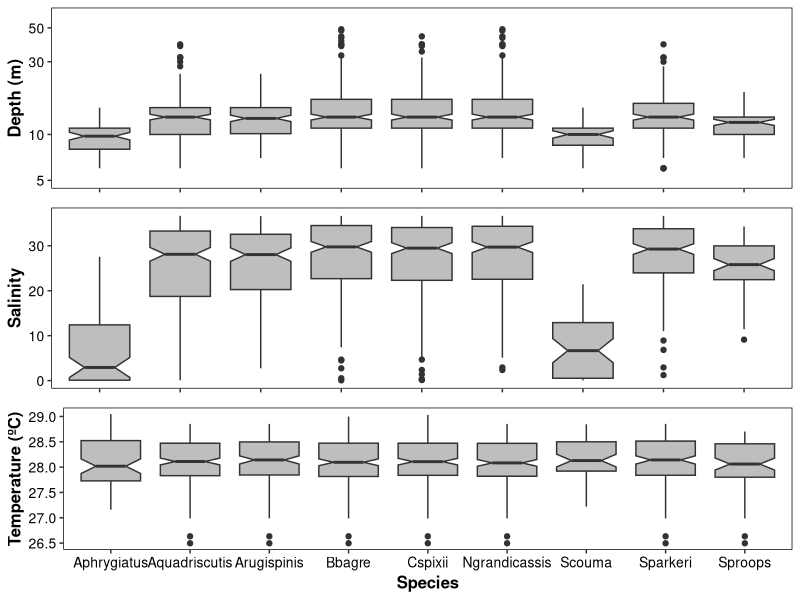

The R source for this figure: (Note: this script raises an error after producing the figure.)
# Loading packages #
library(ggplot2)
library(gridExtra)
library(reshape)
library(vegan)

# Importing the dataset #
trawlings<-read.table("data/trawling data.txt",header=T)

# Renaming species for further plotting #
levels(trawlings$species)[1]<-"Aph"
levels(trawlings$species)[2]<-"Aqu"
levels(trawlings$species)[3]<-"Aru"
levels(trawlings$species)[4]<-"Bba"
levels(trawlings$species)[5]<-"Car"
levels(trawlings$species)[6]<-"Ngr"
levels(trawlings$species)[7]<-"Sco"
levels(trawlings$species)[8]<-"Spa"
levels(trawlings$species)[9]<-"Spr"

# Average differences in sites that each species occurred #
anova(lm(log(trawlings$prof)~trawlings$species)) # significant p-value
anova(lm(log(trawlings$sal)~trawlings$species)) # significant p-value
anova(lm(log(trawlings$temp)~trawlings$species)) # non-significant p-value

# Plotting Figure 3 #
Depth<-ggplot()+
  geom_boxplot(aes(x=trawlings$species,y=trawlings$prof),
               notch=TRUE,fill="grey")+
  xlab("Species")+
  ylab("Depth (m)")+
  scale_y_log10(limits = c(5,60))+
  theme(panel.background = element_rect(fill = "white", colour = "black", size = 0.5), # opcoes graficas
        panel.grid.major = element_line(colour = NA),
        panel.grid.minor = element_line(colour = NA),
        axis.text = element_text(colour = "black", size = 10),
        axis.text.x = element_blank(),
        axis.title.x=element_blank(),
        axis.title = element_text(colour = "black", size = 12, face = "bold"),
        legend.title = element_blank(),
        legend.background = element_rect(fill = "white"),
        legend.text = element_text(face = "bold", colour = "black", size = 16))

Salinity<-ggplot()+
  geom_boxplot(aes(x=trawlings$species,y=trawlings$sal),
               notch=TRUE,fill="grey")+
  ylab("Salinity")+
  theme(panel.background = element_rect(fill = "white", colour = "black", size = 0.5), # opcoes graficas
        panel.grid.major = element_line(colour = NA),
        panel.grid.minor = element_line(colour = NA),
        axis.text = element_text(colour = "black", size = 10),
        axis.text.x = element_blank(),
        axis.title.x=element_blank(),
        axis.title = element_text(colour = "black", size = 12, face = "bold"),
        legend.title = element_blank(),
        legend.background = element_rect(fill = "white"),
        legend.text = element_text(face = "bold", colour = "black", size = 16))

Temperature<-ggplot()+
  geom_boxplot(aes(x=trawlings$species,y=trawlings$temp),
               notch=TRUE,fill="grey")+
  xlab("Species")+
  ylab("Temperature (ºC)")+
  theme(panel.background = element_rect(fill = "white", colour = "black", size = 0.5), # opcoes graficas
        panel.grid.major = element_line(colour = NA),
        panel.grid.minor = element_line(colour = NA),
        axis.text = element_text(colour = "black", size = 10),
        axis.title = element_text(colour = "black", size = 12, face = "bold"),
        legend.title = element_blank(),
        legend.background = element_rect(fill = "white"),
        legend.text = element_text(face = "bold", colour = "black", size = 16))

figure3<-grid.arrange(Depth,Salinity,Temperature,nrow=3)
ggsave("Figures/Figure 3.png",figure3,dpi=600,height=24,width=16,units=c("cm"))

# PCA for environmental variables #
env<-aggregate(trawlings[,7:9],list(trawlings$trawl),mean)
row.names(env)<-env$Group.1
env<-env[,-1]
pc.env<-princomp(decostand(env,method="standardize"),cor=TRUE)
eigenvals(pc.env) #Selecting first axis by Kaiser-Guttman criterion
summary(pc.env) #First axis explains 53.4% of total variation
pc.env$loadings #Depth and salinity are positively related to the first PC
scores<-pc.env$scores
loadings<-as.data.frame(pc.env$loadings[c(1:3),])
write.table(scores,"results/env_pcs.txt")


# Is environment spatially constrained? #
# PCA for environmental variables #
env<-aggregate(trawlings[,c(6,5,7:9)],list(trawlings$trawl),mean)
row.names(env)<-env$Group.1
env<-env[,-1]

library(geosphere)
distlin<-distm(env[,1:2])/1000
library(vegan)
mantel(distlin,vegdist(decostand(env,method="standardize"),method="euclidean"))
